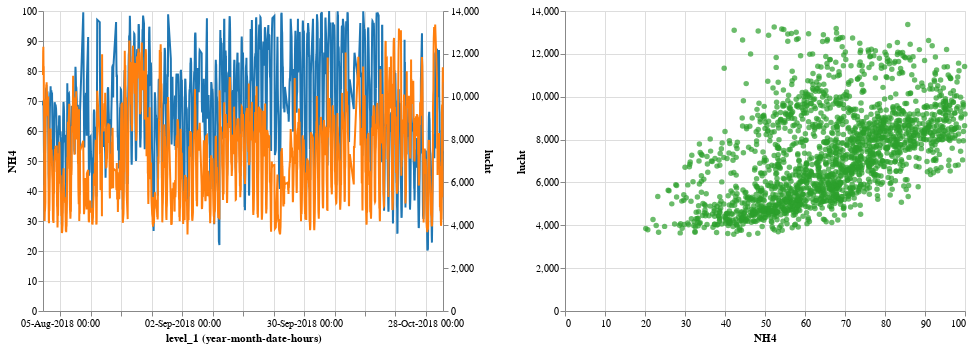

Here is the notebook cell this chart was saved with:
### Code cell
# interval selection in the line plot
pts = alt.selection(type="interval", encodings=["x"])

# left panel: line plot
lines = alt.Chart().encode(
    alt.X('yearmonthdatehours(level_1)',
        axis=alt.Axis(format='%d-%b-%Y %H:%M'),
        scale=alt.Scale(zero=False)
    )
)

line_1 = lines.mark_line(color='#1F77B4').encode(
    y="NH4"
)

line_2 = lines.mark_line(color='#FF7F0E').encode(
    y="lucht"
).properties(
    selection=pts
)

# right panel: scatter plot
points = alt.Chart().mark_point(filled=True, color='#2CA02C').encode(
    x='NH4',
    y='lucht'
).transform_filter(
    pts.ref()
)

# build the chart:
alt.hconcat(
    alt.layer(line_1, line_2).resolve_scale(y='independent'),
    points,    
    data=df.reset_index()
)

### Figure 1 — Vega-Lite specification as saved in the notebook (floating-point values rounded to 4 significant figures; data arrays with more than 128 entries replaced by an {"elided": "..."} marker saying what was removed)
{"$schema": "https://vega.github.io/schema/vega-lite/v2.6.0.json", "config": {"view": {"height": 300, "width": 400}}, "data": {"name": "data-2d88ef9ce50841aa9f05880d5b9ec80c"}, "datasets": {"data-2d88ef9ce50841aa9f05880d5b9ec80c": {"elided": "1914 records"}}, "hconcat": [{"layer": [{"encoding": {"x": {"axis": {"format": "%d-%b-%Y %H:%M"}, "field": "level_1", "scale": {"zero": false}, "timeUnit": "yearmonthdatehours", "type": "temporal"}, "y": {"field": "NH4", "type": "quantitative"}}, "mark": {"color": "#1F77B4", "type": "line"}}, {"encoding": {"x": {"axis": {"format": "%d-%b-%Y %H:%M"}, "field": "level_1", "scale": {"zero": false}, "timeUnit": "yearmonthdatehours", "type": "temporal"}, "y": {"field": "lucht", "type": "quantitative"}}, "mark": {"color": "#FF7F0E", "type": "line"}, "selection": {"selector001": {"encodings": ["x"], "mark": {"fill": "#333", "fillOpacity": 0.125, "stroke": "white"}, "on": "[mousedown, window:mouseup] > window:mousemove!", "resolve": "global", "translate": "[mousedown, window:mouseup] > window:mousemove!", "type": "interval", "zoom": "wheel!"}}}], "resolve": {"scale": {"x": "shared", "y": "independent"}}}, {"encoding": {"x": {"field": "NH4", "type": "quantitative"}, "y": {"field": "lucht", "type": "quantitative"}}, "mark": {"color": "#2CA02C", "filled": true, "type": "point"}, "transform": [{"filter": {"selection": "selector001"}}]}]}
